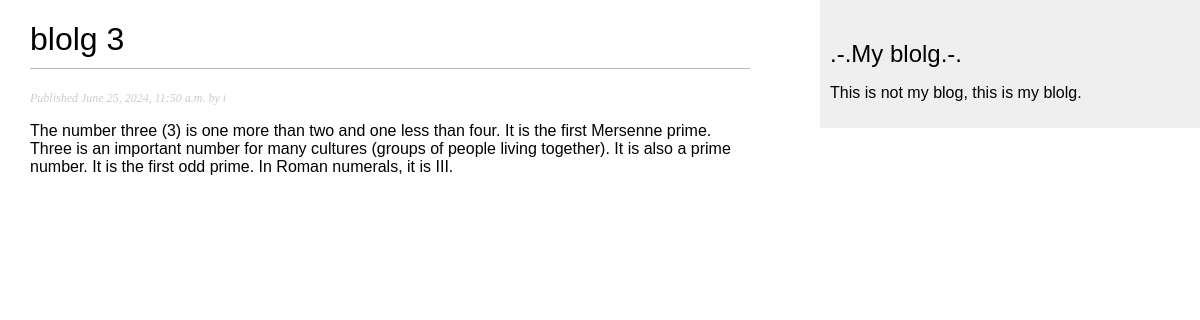
The app's page /blolg/2024/6/25/blolg-3/ with its own data.
### blolg/models.py (models this page shows, shortened)
class Post(models.Model):
    class Status(models.TextChoices):
        DRAFT = 'DF', 'Draft'
        PUBLISHED = 'PB', 'Published'
    title = models.CharField(max_length=250)
    slug = models.SlugField(max_length=250, unique_for_date='publish')
    author = models.ForeignKey(User, on_delete=models.CASCADE, related_name='blog_posts')
    body = models.TextField()
    publish = models.DateTimeField(default=timezone.now)
    created = models.DateTimeField(auto_now_add=True)
    updated = models.DateTimeField(auto_now=True)
    status = models.CharField(max_length=2, choices=Status.choices, default=Status.DRAFT)
    class Meta:
        ordering = ['-publish']
        indexes = [
            models.Index(fields=['-publish']),
            ]

### blolg/views.py (the view)
# urls.py: path('<int:year>/<int:month>/<int:day>/<slug:post>/', post_detail, name='post_detail'),
def post_detail(request, year, month, day, post):
    post = get_object_or_404(Post, status=Post.Status.PUBLISHED, slug=post, publish__year=year, publish__month=month, publish__day=day)
    return render(request, 'blolg/post/detail.html',{'post': post})

### blolg/templates/blolg/post/detail.html (shortened to what this page needs)
{% extends "blolg/base.html" %}
{% block content %}
<h1>{{ post.title }}</h1>
<p class="date">
    Published {{ post.publish }} by {{ post.author }}
</p>
{{ post.body|linebreaks }}
{% endblock %}

### blolg/static/css/style.css (style rules this page uses)
body { margin:0; padding:0; font-family:helvetica, sans-serif; }
h1 { font-weight:normal; border-bottom:1px solid #bbb; padding:0 0 10px 0; }
p.date { color:#ccc; font-family: georgia, serif; font-size: 12px; font-style: italic; }

### records on screen
Post: title "blolg 3", publish "June 25, 2024, 11:50 a.m.", author "i", body "The number three (3) is one more than two and one less than four. It is the first Mersenne prime. Three is an important number for many cultures (groups of people living together). It is also a prime number. It is the first odd prime. In Roman numerals, it is III."
